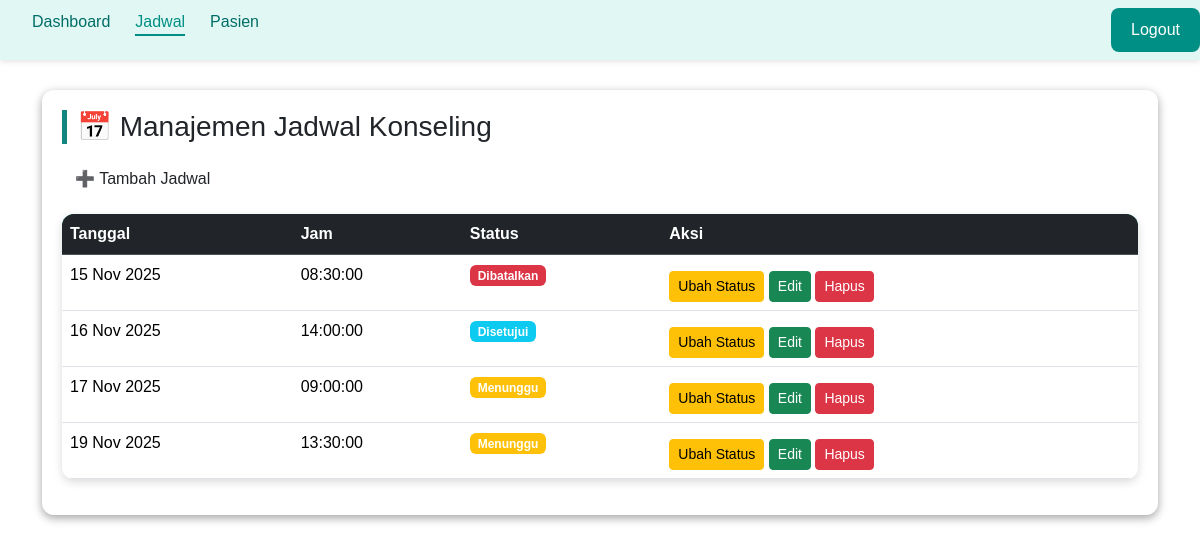
Before: /crud_jadwal.php (signed in) with the older database file.
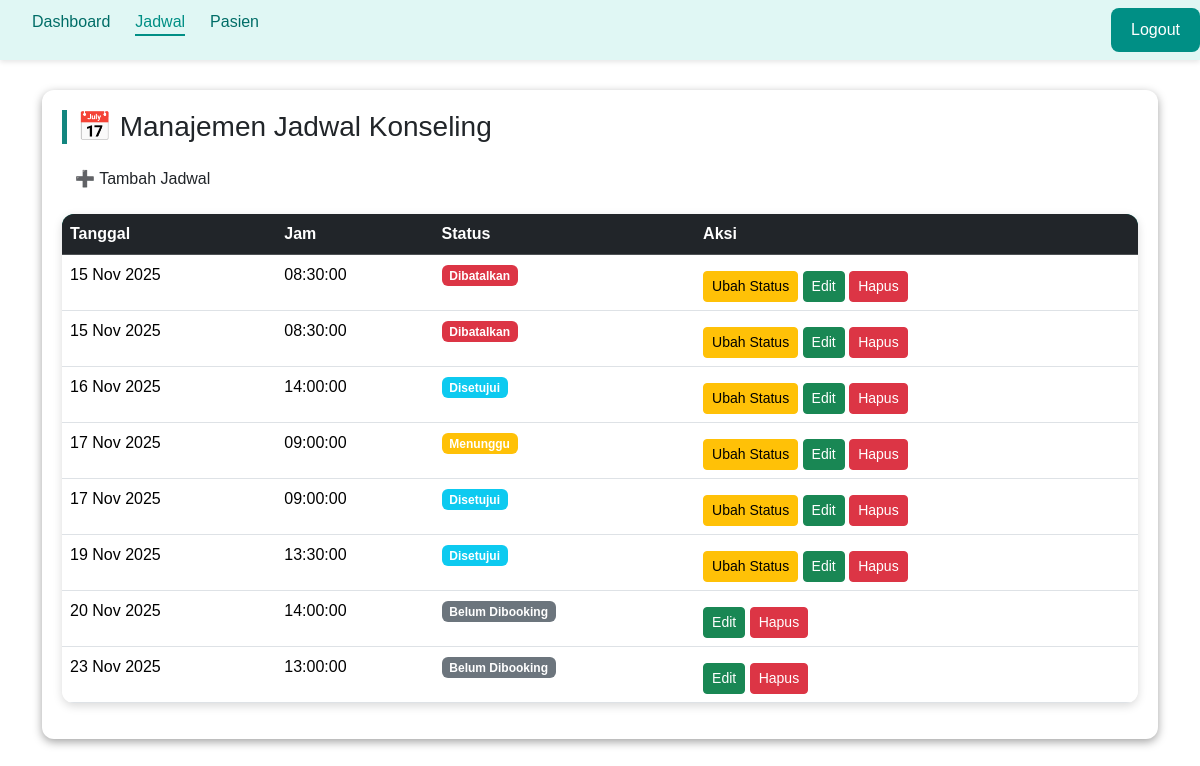
After: the same page with the newer database file.
### tables this page shows
CREATE TABLE `booking` (
  `booking_id` int(11) NOT NULL,
  `pasien_id` int(11) DEFAULT NULL,
  `dokter_id` int(11) DEFAULT NULL,
  `jadwal_id` int(11) DEFAULT NULL,
  `status` enum('menunggu','disetujui','selesai','dibatalkan') DEFAULT NULL,
  `catatan` text DEFAULT NULL
);

CREATE TABLE `jadwal_dokter` (
  `jadwal_id` int(11) NOT NULL,
  `dokter_id` int(11) DEFAULT NULL,
  `tanggal` date DEFAULT NULL,
  `jam` time DEFAULT NULL,
  `status` enum('tersedia','penuh') DEFAULT 'tersedia'
);

### crud_jadwal.php (the view, shortened to what this page needs)
<?php
include 'connection.php';
$dokter_id = $_SESSION['user_id'];
$query = mysqli_query($conn, "
    SELECT jd.*, b.status AS booking_status, b.booking_id
    FROM jadwal_dokter jd
    LEFT JOIN booking b ON jd.jadwal_id = b.jadwal_id
    WHERE jd.dokter_id = '$dokter_id'
    ORDER BY jd.tanggal ASC, jd.jam ASC
");
?>
<!DOCTYPE html>
<html lang="id">
<head>
<link rel="stylesheet" href="asset/css/jadwal.css">
<link rel="stylesheet" href="https://cdn.jsdelivr.net/npm/bootstrap@5.3.2/dist/css/bootstrap.min.css">
</head>
<body>
<header>
    <nav class="navbar">
        <ul>
            <li><a href="dokter_dashboard.php">Dashboard</a></li>
            <li><a href="dokter_jadwal.php" class="active">Jadwal</a></li>
            <li><a href="dokter_pasien.php">Pasien</a></li>
        </ul>
        <a href="logout.php"><button class="btn-primary-log">Logout</button></a>
    </nav>
</header>
<div class="container">
    <div class="section left">
        <h3>📅 Manajemen Jadwal Konseling</h3>
         <button class="btn btn-booking mb-3" onclick="openModal()">➕ Tambah Jadwal</button>
        <table class="table custom-table table-hover">
            <thead class="table-dark">
                <tr>
                    <th>Tanggal</th>
                    <th>Jam</th>
                    <th>Status</th>
                    <th>Aksi</th>
                </tr>
            </thead>
            <tbody>
                <?php if (mysqli_num_rows($query) > 0): ?>
                    <?php while ($row = mysqli_fetch_assoc($query)): ?>
                        <tr>
                            <td><?= date('d M Y', strtotime($row['tanggal'])) ?></td>
                            <td><?= $row['jam'] ?></td>
                            <td>
                                <?php if ($row['booking_status']): ?>
                                    <span class="badge
                                        <?= $row['booking_status']=='menunggu'?'bg-warning':
                                        ($row['booking_status']=='disetujui'?'bg-info':
                                        ($row['booking_status']=='selesai'?'bg-success':'bg-danger')) ?>">
                                        <?= ucfirst($row['booking_status']) ?>
                                    </span>
                                <?php else: ?>
                                    <span class="badge bg-secondary">Belum Dibooking</span>
                                <?php endif; ?>
                            </td>
                            <td>
                                <?php if ($row['booking_id']): ?>
                                    <a href="update_statbook.php?id=<?= $row['booking_id'] ?>"
                                    class="btn btn-sm btn-warning">
                                    Ubah Status
                                    </a>
                                <?php endif; ?>
                                <button class="btn btn-sm btn-success"
                                    onclick="editJadwal(<?= $row['jadwal_id'] ?>, '<?= $row['tanggal'] ?>', '<?= $row['jam'] ?>')">
                                    Edit
                                </button>
                                <a href="hapus_jadwal.php?id=<?= $row['jadwal_id'] ?>"
                                class="btn btn-sm btn-danger"
                                onclick="return confirm('Yakin ingin menghapus jadwal?')">
                                Hapus
                                </a>
                            </td>
                        </tr>
                    <?php endwhile; ?>
                <?php else: ?>
                    <tr><td colspan="4" class="text-center">Belum ada jadwal.</td></tr>
                <?php endif; ?>
            </tbody>
        </table>
    </div>
</div>
</body>
</html>

### asset/css/jadwal.css (style rules this page uses)
* { margin: 0; padding: 0; box-sizing: border-box; font-family: 'Poppins', sans-serif; }
header { background-color: #e0f7f4; box-shadow: 0 2px 5px rgba(0,0,0,0.1); justify-content: right; }
.navbar { display: flex; justify-content: space-between; align-items: center; padding: 15px 8%; }
.navbar ul { list-style: none; display: flex; gap: 25px; }
.navbar a { text-decoration: none; color: #006d67; font-weight: 500; transition: 0.3s; }
.navbar a:hover, .navbar a.active { color: #008f85; border-bottom: 2px solid #008f85; padding-bottom: 4px; }
.btn-primary-log { background-color: #008f85; color: #fff; border: none; margin-left: 20px; padding: 10px 20px; border-radius: 8px; cursor: pointer; transition: 0.3s; }
.container { display: flex; flex-direction: row; gap: 20px; padding: 30px; max-width: 1200px; margin: auto; }
.section { background: #fff; border-radius: 12px; box-shadow: 0 3px 10px rgba(0, 0, 0, 0.363); padding: 20px; }
.left { flex: 1.5; }
h3 { border-left: 5px solid #13867f; margin-bottom: 5px; padding-left: 10px; color: #333; }
.btn { display: inline-block; text-decoration: none; color: white; padding: 7px 14px; border-radius: 6px; font-size: 14px; margin-top: 8px; }
.btn-booking { background: #28b98e; }
.badge { padding: 4px 8px; border-radius: 4px; color: white; font-size: 12px; }
.bg-danger { background: #dc3545; }
.bg-warning { background: #ffc107; color: #333; }
.custom-table { background: white; border-radius: 12px; overflow: hidden; box-shadow: 0 3px 10px rgba(0, 0, 0, 0.15); }
.custom-table thead { background: #009480; color: white; }

Changed rows visible on the page:
added booking: jadwal.tanggal "15 Nov 2025", jadwal.jam "08:30:00", status "Dibatalkan"
added booking: jadwal.tanggal "17 Nov 2025", jadwal.jam "09:00:00", status "Disetujui"
changed booking "19 Nov 2025": status "Menunggu" → "Disetujui"
added jadwal_dokter: tanggal "20 Nov 2025", jam "14:00:00", shows "Belum Dibooking"
added jadwal_dokter: tanggal "23 Nov 2025", jam "13:00:00", shows "Belum Dibooking"
